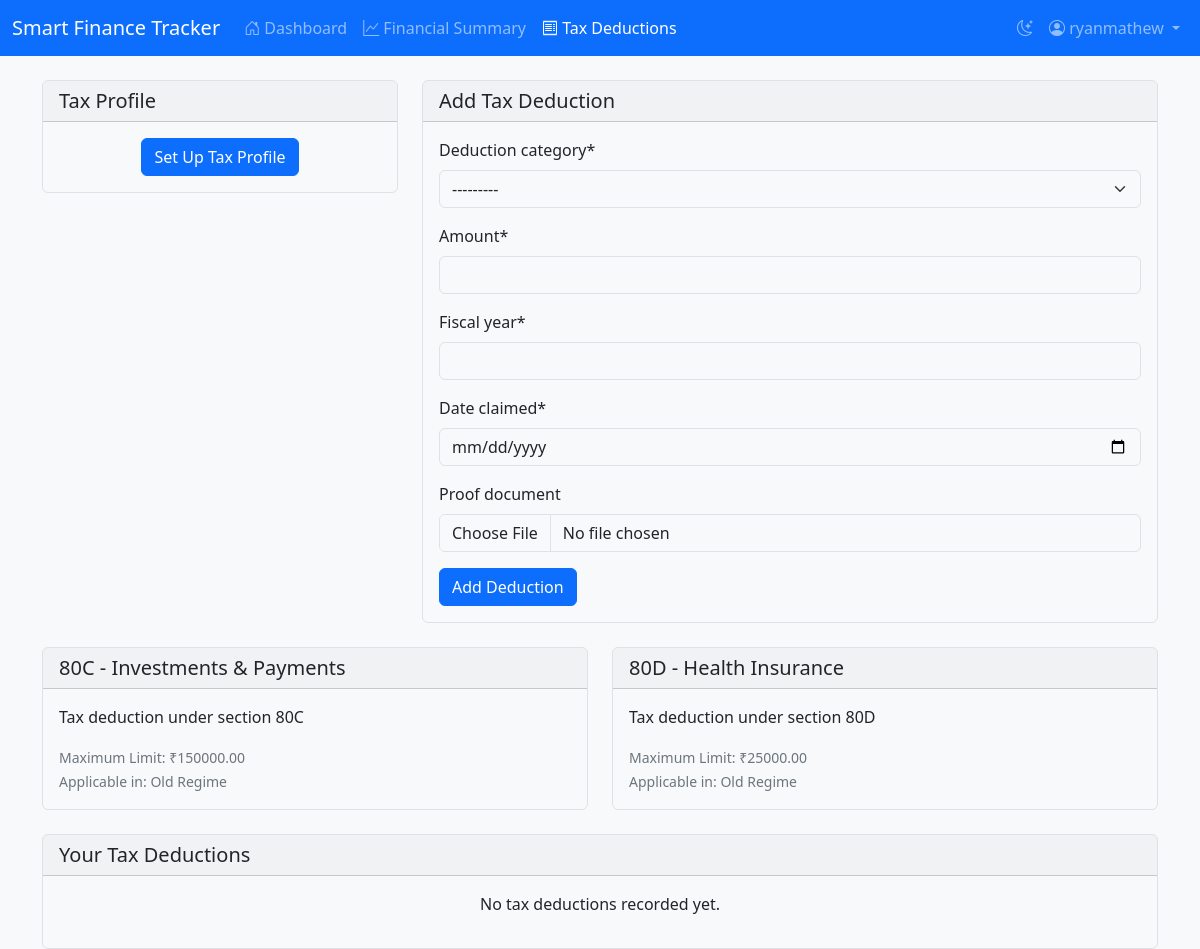
The page /tax-deductions/ (signed in) on the database its author committed.
### tracker/models.py (models this page shows, shortened)
class DeductionSection(models.Model):
    SECTION_CHOICES = [
        ('80C', 'Section 80C - Investments & Payments'),
        ('80CCD', 'Section 80CCD - NPS Contributions'),
        ('80D', 'Section 80D - Health Insurance'),
        ('80E', 'Section 80E - Education Loan Interest'),
        ('80G', 'Section 80G - Donations'),
        ('80GG', 'Section 80GG - House Rent'),
        ('80TTA', 'Section 80TTA - Savings Interest'),
        ('80TTB', 'Section 80TTB - Senior Citizens Interest Income'),
        ('80U', 'Section 80U - Disability'),
    ]
    section_code = models.CharField(max_length=10, choices=SECTION_CHOICES, unique=True)
    name = models.CharField(max_length=100)
    description = models.TextField()
    max_limit = models.DecimalField(max_digits=12, decimal_places=2)
    applicable_old_regime = models.BooleanField(default=True)
    applicable_new_regime = models.BooleanField(default=False)

### tracker/views.py (the view)
# urls.py: path('tax-deductions/', views.tax_deductions, name='tax_deductions'),
@login_required
def tax_deductions(request):
    if request.method == 'POST':
        form = TaxDeductionForm(request.POST, request.FILES, user=request.user)
        if form.is_valid():
            deduction = form.save(commit=False)
            deduction.user = request.user
            deduction.save()
            messages.success(request, 'Tax deduction added successfully.')
            return redirect('tracker:tax_deductions')
    else:
        form = TaxDeductionForm(user=request.user)
    deductions = TaxDeduction.objects.filter(user=request.user).order_by('-date_claimed')
    sections = DeductionSection.objects.all()
    try:
        tax_profile = UserTaxProfile.objects.get(user=request.user)
    except UserTaxProfile.DoesNotExist:
        tax_profile = None
    context = {
        'form': form,
        'deductions': deductions,
        'sections': sections,
        'tax_profile': tax_profile,
    }
    return render(request, 'tracker/tax_deductions.html', context)

### tracker/forms.py
class TaxDeductionForm(forms.ModelForm):
    class Meta:
        model = TaxDeduction
        fields = ['deduction_category', 'amount', 'fiscal_year', 'date_claimed', 'proof_document']
        widgets = {
            'date_claimed': forms.DateInput(attrs={'type': 'date'}),
        }
    def __init__(self, *args, **kwargs):
        user = kwargs.pop('user', None)
        super().__init__(*args, **kwargs)
        if user:
            try:
                tax_profile = UserTaxProfile.objects.get(user=user)
                if tax_profile.tax_regime == 'new':
                    self.fields['deduction_category'].queryset = self.fields['deduction_category'].queryset.filter(
                        section__applicable_new_regime=True
                    )
                else:
                    self.fields['deduction_category'].queryset = self.fields['deduction_category'].queryset.filter(
                        section__applicable_old_regime=True
                    )
            except UserTaxProfile.DoesNotExist:
                pass

### tracker/models.py (called while the page is built)
    def __str__(self):
        return f"{self.section.section_code} - {self.name}"

### tracker/templates/tracker/tax_deductions.html (shortened to what this page needs)
{% extends "tracker/base.html" %}
{% load crispy_forms_tags %}
{% block content %}
<div class="row">
    <div class="col-md-4 mb-4">
        <div class="card">
            <div class="card-header">
                <h5 class="card-title mb-0">Tax Profile</h5>
            </div>
            <div class="card-body">
                {% if tax_profile %}
                <dl class="row mb-0">
                    <dt class="col-sm-5">Tax Regime</dt>
                    <dd class="col-sm-7">{{ tax_profile.get_tax_regime_display }}</dd>
                    <dt class="col-sm-5">PAN Number</dt>
                    <dd class="col-sm-7">{{ tax_profile.pan_number }}</dd>
                    <dt class="col-sm-5">Senior Citizen</dt>
                    <dd class="col-sm-7">{% if tax_profile.is_senior_citizen %}Yes{% else %}No{% endif %}</dd>
                </dl>
                {% else %}
                <p class="text-center mb-0">
                    <a href="{% url 'tracker:tax_profile' %}" class="btn btn-primary">Set Up Tax Profile</a>
                </p>
                {% endif %}
            </div>
        </div>
    </div>
    <div class="col-md-8 mb-4">
        <div class="card">
            <div class="card-header">
                <h5 class="card-title mb-0">Add Tax Deduction</h5>
            </div>
            <div class="card-body">
                <form method="post" enctype="multipart/form-data">
                    {{ form|crispy }}
                    <button type="submit" class="btn btn-primary">Add Deduction</button>
                </form>
            </div>
        </div>
    </div>
</div>
<div class="row">
    {% for section in sections %}
    <div class="col-md-6 mb-4">
        <div class="card">
            <div class="card-header">
                <h5 class="card-title mb-0">{{ section.section_code }} - {{ section.name }}</h5>
            </div>
            <div class="card-body">
                <p class="card-text">{{ section.description }}</p>
                <p class="card-text">
                    <small class="text-muted">
                        Maximum Limit: ₹{{ section.max_limit|floatformat:2 }}<br>
                        Applicable in:
                        {% if section.applicable_old_regime %}Old Regime{% endif %}
                    </small>
                </p>
            </div>
        </div>
    </div>
    {% endfor %}
</div>
<div class="row">
    <div class="col-12">
        <div class="card">
            <div class="card-header">
                <h5 class="card-title mb-0">Your Tax Deductions</h5>
            </div>
            <div class="card-body">
                {% if deductions %}
                <div class="table-responsive">
                    <table class="table">
                        <thead>
                            <tr>
                                <th>Category</th>
                                <th>Amount</th>
                                <th>Fiscal Year</th>
                                <th>Status</th>
                                <th>Actions</th>
                            </tr>
                        </thead>
                        <tbody>
                            {% for deduction in deductions %}
                            <tr>
                                <td>{{ deduction.deduction_category.name }}</td>
                                <td>₹{{ deduction.amount|floatformat:2 }}</td>
                                <td>{{ deduction.fiscal_year }}</td>
                                <td>
                                    <span class="badge {% if deduction.verification_status == 'verified' %}bg-success{% elif deduction.verification_status == 'rejected' %}bg-danger{% else %}bg-warning{% endif %}">
                                        {{ deduction.verification_status|title }}
                                    </span>
                                </td>
                                <td>
                                    <a href="{% url 'tracker:edit_tax_deduction' deduction.id %}" class="btn btn-sm btn-primary">
                                        <i class="bi bi-pencil"></i>
                                    </a>
                                    <a href="{% url 'tracker:delete_tax_deduction' deduction.id %}" class="btn btn-sm btn-danger">
                                        <i class="bi bi-trash"></i>
                                    </a>
                                </td>
                            </tr>
                            {% endfor %}
                        </tbody>
                    </table>
                </div>
                {% else %}
                <p class="text-center">No tax deductions recorded yet.</p>
                {% endif %}
            </div>
        </div>
    </div>
</div>
{% endblock %}

### tracker/templates/tracker/base.html (shortened to what this page needs)
<!DOCTYPE html>
<html lang="en" data-bs-theme="light">
<head>
    <link href="https://cdn.jsdelivr.net/npm/bootstrap@5.3.2/dist/css/bootstrap.min.css" rel="stylesheet">
    <link href="https://cdn.jsdelivr.net/npm/bootstrap-icons@1.11.1/font/bootstrap-icons.css" rel="stylesheet">
</head>
<body>
    {% if user.is_authenticated %}
    <nav class="navbar navbar-expand-lg navbar-dark bg-primary">
        <div class="container-fluid">
            <a class="navbar-brand" href="{% url 'tracker:dashboard' %}">Smart Finance Tracker</a>
            <div class="collapse navbar-collapse" id="navbarNav">
                <ul class="navbar-nav me-auto">
                    <li class="nav-item">
                        <a class="nav-link {% if request.resolver_match.url_name == 'dashboard' %}active{% endif %}"
                           href="{% url 'tracker:dashboard' %}">
                            <i class="bi bi-house-door"></i> Dashboard
                        </a>
                    </li>
                    <li class="nav-item">
                        <a class="nav-link {% if request.resolver_match.url_name == 'financial_summary' %}active{% endif %}"
                           href="{% url 'tracker:financial_summary' %}">
                            <i class="bi bi-graph-up"></i> Financial Summary
                        </a>
                    </li>
                    <li class="nav-item">
                        <a class="nav-link {% if request.resolver_match.url_name == 'tax_deductions' %}active{% endif %}"
                           href="{% url 'tracker:tax_deductions' %}">
                            <i class="bi bi-receipt"></i> Tax Deductions
                        </a>
                    </li>
                </ul>
                <ul class="navbar-nav">
                    <li class="nav-item">
                        <button class="nav-link" id="theme-toggle">
                            <i class="bi bi-moon-stars"></i>
                        </button>
                    </li>
                    <li class="nav-item dropdown">
                        <a class="nav-link dropdown-toggle" href="#" id="navbarDropdown" role="button"
                           data-bs-toggle="dropdown">
                            <i class="bi bi-person-circle"></i> {{ user.username }}
                        </a>
                    </li>
                </ul>
            </div>
        </div>
    </nav>
    {% endif %}
    <div class="container mt-4">
        {% block content %}
        {% endblock %}
    </div>
</body>
</html>

### tracker/templates/tracker/base.html (style rules this page uses)
:root[data-bs-theme="light"] { --bs-body-bg: #f8f9fa; --bs-body-color: #212529; --bs-heading-color: #212529; --bs-primary: #0d6efd; --bs-secondary: #6c757d; --bs-card-bg: #ffffff; --bs-border-color: #dee2e6; }
h1, h2, h3, h4, h5, h6 { color: var(--bs-heading-color); }
.card { background-color: var(--bs-card-bg); border-color: var(--bs-border-color); }
.text-muted { color: var(--bs-secondary) !important; }

### rows shown on the page
DeductionSection: section_code "80C", name "Investments & Payments", description "Tax deduction under section 80C", max_limit "150000.00", applicable_old_regime "Old Regime"
DeductionSection: section_code "80D", name "Health Insurance", description "Tax deduction under section 80D", max_limit "25000.00", applicable_old_regime "Old Regime"

### other values the page prints
{{ user.username }} "ryanmathew"
